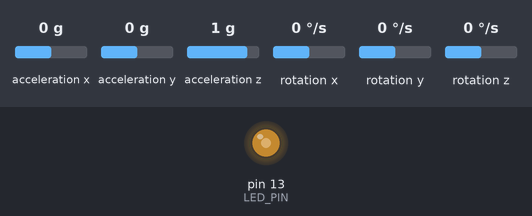
Recording of a sketch running on a simulated Arduino Uno, built with avr-gcc and run on an emulated ATmega328P. Parts: output pins drawn as LEDs (lit = HIGH). Inputs (shaded band) come from the test bench; at power-on: rotation x 0 °/s, rotation y 0 °/s, rotation z 0 °/s, acceleration x 0 g, acceleration y 0 g, acceleration z 1 g. What the sketch prints to the serial monitor is not drawn.

Above: at 0.79 s.
1.3 s: rotation x set to -192 °/s
4.3 s: rotation y set to -192 °/s
7.3 s: rotation z set to -192 °/s
Timing chart, 0 to 16.3 s (numbered marks = the images above; inputs shaded):
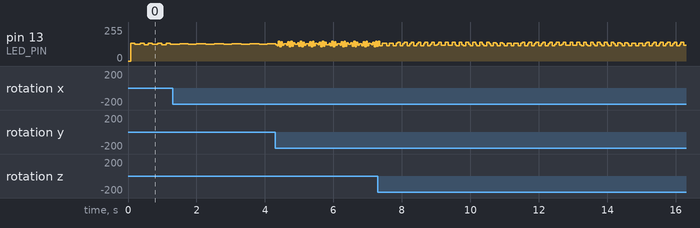

The sketch:

6sensor.ino
```cpp
// I2Cdev and MPU6050 must be installed as libraries, or else the .cpp/.h files
// for both classes must be in the include path of your project
#include "I2Cdev.h"
#include "MPU6050.h"

// Arduino Wire library is required if I2Cdev I2CDEV_ARDUINO_WIRE implementation
// is used in I2Cdev.h
#if I2CDEV_IMPLEMENTATION == I2CDEV_ARDUINO_WIRE
    #include "Wire.h"
#endif

// class default I2C address is 0x68
// specific I2C addresses may be passed as a parameter here
// AD0 low = 0x68 (default for InvenSense evaluation board)
// AD0 high = 0x69
MPU6050 accelgyro;
//MPU6050 accelgyro(0x69); // <-- use for AD0 high

int16_t ax, ay, az;
int16_t gx, gy, gz;


// uncomment "OUTPUT_READABLE_ACCELGYRO" if you want to see a tab-separated
// list of the accel X/Y/Z and then gyro X/Y/Z values in decimal. Easy to read,
// not so easy to parse, and slow(er) over UART.
#define OUTPUT_READABLE_ACCELGYRO

// uncomment "OUTPUT_BINARY_ACCELGYRO" to send all 6 axes of data as 16-bit
// binary, one right after the other. This is very fast (as fast as possible
// without compression or data loss), and easy to parse, but impossible to read
// for a human.
//#define OUTPUT_BINARY_ACCELGYRO


#define LED_PIN 13
bool blinkState = false;

void setup() {
    // join I2C bus (I2Cdev library doesn't do this automatically)
    #if I2CDEV_IMPLEMENTATION == I2CDEV_ARDUINO_WIRE
        Wire.begin();
    #elif I2CDEV_IMPLEMENTATION == I2CDEV_BUILTIN_FASTWIRE
        Fastwire::setup(400, true);
    #endif

    // initialize serial communication
    // (38400 chosen because it works as well at 8MHz as it does at 16MHz, but
    // it's really up to you depending on your project)
    Serial.begin(38400);

    // initialize device
    Serial.println("Initializing I2C devices...");
    accelgyro.initialize();

    // verify connection
    Serial.println("Testing device connections...");
    Serial.println(accelgyro.testConnection() ? "MPU6050 connection successful" : "MPU6050 connection failed");

    // use the code below to change accel/gyro offset values
    /*
    Serial.println("Updating internal sensor offsets...");
    // -76      -2359   1688    0       0       0
    Serial.print(accelgyro.getXAccelOffset()); Serial.print("\t"); // -76
    Serial.print(accelgyro.getYAccelOffset()); Serial.print("\t"); // -2359
    Serial.print(accelgyro.getZAccelOffset()); Serial.print("\t"); // 1688
    Serial.print(accelgyro.getXGyroOffset()); Serial.print("\t"); // 0
    Serial.print(accelgyro.getYGyroOffset()); Serial.print("\t"); // 0
    Serial.print(accelgyro.getZGyroOffset()); Serial.print("\t"); // 0
    Serial.print("\n");
    accelgyro.setXGyroOffset(220);
    accelgyro.setYGyroOffset(76);
    accelgyro.setZGyroOffset(-85);
    Serial.print(accelgyro.getXAccelOffset()); Serial.print("\t"); // -76
    Serial.print(accelgyro.getYAccelOffset()); Serial.print("\t"); // -2359
    Serial.print(accelgyro.getZAccelOffset()); Serial.print("\t"); // 1688
    Serial.print(accelgyro.getXGyroOffset()); Serial.print("\t"); // 0
    Serial.print(accelgyro.getYGyroOffset()); Serial.print("\t"); // 0
    Serial.print(accelgyro.getZGyroOffset()); Serial.print("\t"); // 0
    Serial.print("\n");
    */

    // configure Arduino LED pin for output
    pinMode(LED_PIN, OUTPUT);
}

void loop() {
    // read raw accel/gyro measurements from device
    accelgyro.getMotion6(&gx, &gy, &gz, &ax, &ay, &az);

    // these methods (and a few others) are also available
    //accelgyro.getAcceleration(&ax, &ay, &az);
    //accelgyro.getRotation(&gx, &gy, &gz);

#define OUTPUT_READABLE_ACCEL
//#define OUTPUT_READABLE_GYRO

    #ifdef OUTPUT_READABLE_ACCEL
        // display tab-separated accel/gyro x/y/z values
        // Serial.print("a/g:\t");
        Serial.print("40000");  Serial.print("\t");
        Serial.print("-40000");  Serial.print("\t");

        Serial.print(ax); Serial.print("\t");
        Serial.print(ay); Serial.print("\t");
        Serial.println(az);
    #endif
    #ifdef OUTPUT_READABLE_GYRO
        Serial.print(gx); Serial.print("\t");
        Serial.print(gx); Serial.print("\t");
        Serial.print(gy); Serial.print("\t");
        Serial.println(gz);
    #endif

    #ifdef OUTPUT_BINARY_ACCELGYRO
        Serial.write((uint8_t)(ax >> 8)); Serial.write((uint8_t)(ax & 0xFF));
        Serial.write((uint8_t)(ay >> 8)); Serial.write((uint8_t)(ay & 0xFF));
        Serial.write((uint8_t)(az >> 8)); Serial.write((uint8_t)(az & 0xFF));
        Serial.write((uint8_t)(gx >> 8)); Serial.write((uint8_t)(gx & 0xFF));
        Serial.write((uint8_t)(gy >> 8)); Serial.write((uint8_t)(gy & 0xFF));
        Serial.write((uint8_t)(gz >> 8)); Serial.write((uint8_t)(gz & 0xFF));
    #endif

    // blink LED to indicate activity
    blinkState = !blinkState;
    digitalWrite(LED_PIN, blinkState);
}
```

Measured:
- by itself, pin 13 (LED_PIN): moves between 116/255 and 147/255, repeating every 3.6 s
